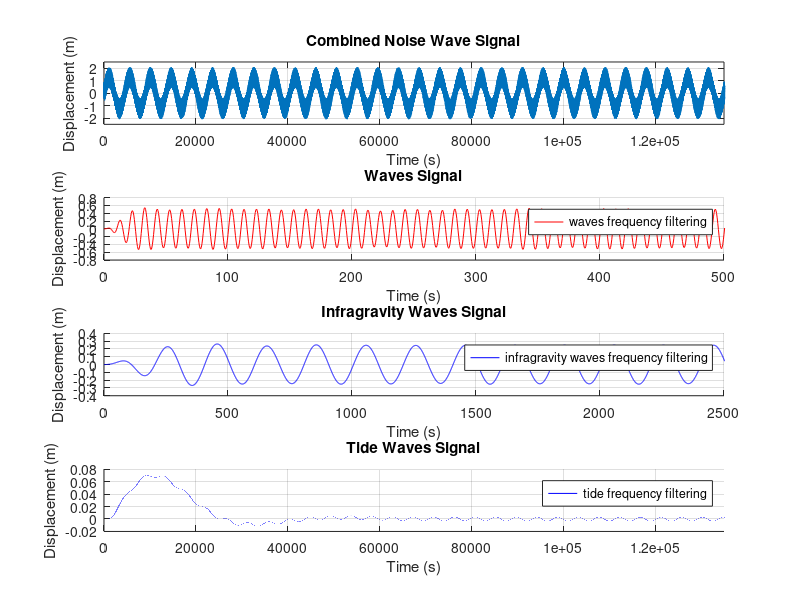

Here is the MATLAB script that generated this plot:

clear all
close all
clc

%Homework 8 Bareera Mirza

%specify three frequencies
f1=1/10;
f2=1/200;
f3=1/45000;

%Amplitutde
amp1=0.5;
amp2=0.25;
amp3=1.25;

%Timeperiod
T1=10;
T2=200;
T3=4500;

%create a time vector
t=0:0.5:604800;
wave= amp1*sin((2*pi/T1)*t)+amp2*sin((2*pi/T2)*t)+amp3*sin((2*pi/T3)*t);

combine = wave + (0.1*sin(randn(size(wave))));

%plotting raw wave sequence

figure(1)
subplot(4,1,1)
plot(t,combine)
xlim([0 1.35*10^5])
ylim([-2.5 2.5])
hold on
grid on
title('Combined Noise Wave Signal')
xlabel('Time (s)')
ylabel('Displacement (m)')

%Filter all frequencies except for waves
[B,A]=butter(3,[0.075 0.125]);
yfilt=filter(B,A,combine);

subplot(4,1,2)
hold on
plot(t,yfilt,'r');
legend('waves frequency filtering');
xlim([0 500])
title('Waves Signal');
xlabel('Time (s)');
ylabel('Displacement (m)');
grid on

%Filter all frequencies except for infragravity
[B,A]=butter(3,[0.003 0.0075]); 
xfilt=filter(B,A,combine);
subplot(4,1,3);
hold on
plot(t,xfilt,'b')
legend('infragravity waves frequency filtering')
xlim([0 2500])
title('Infragravity Waves Signal');
xlabel('Time (s)');
ylabel('Displacement (m)');
grid on

%Filter all frequencies except for waves
[B,A]=butter(3,3*10^-5,'low');
zfilt=filter(B,A,combine);
subplot(4,1,4);
hold on
plot(t,zfilt,'b')
legend('tide frequency filtering');
xlim([0 13.5*10^4]); %Adrian helped with these numbers
title('Tide Waves Signal');
xlabel('Time (s)');
ylabel('Displacement (m)');
grid on



